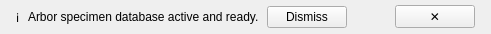
     <widget class="QFrame" name="inline_banner_frame">
      <property name="minimumSize">
       <size>
        <width>0</width>
        <height>34</height>
       </size>
      </property>
      <property name="maximumSize">
       <size>
        <width>16777215</width>
        <height>34</height>
       </size>
      </property>
      <layout class="QHBoxLayout" name="banner_layout">
       <property name="spacing">
        <number>8</number>
       </property>
       <property name="leftMargin">
        <number>16</number>
       </property>
       <property name="topMargin">
        <number>4</number>
       </property>
       <property name="rightMargin">
        <number>16</number>
       </property>
       <property name="bottomMargin">
        <number>4</number>
       </property>
       <item>
        <widget class="QLabel" name="lbl_banner_icon">
         <property name="text">
          <string>ℹ</string>
         </property>
        </widget>
       </item>
       <item>
        <widget class="QLabel" name="lbl_banner_message">
         <property name="text">
          <string>Arbor specimen database active and ready.</string>
         </property>
        </widget>
       </item>
       <item>
        <widget class="QPushButton" name="btn_banner_action">
         <property name="cursor">
          <cursorShape>PointingHandCursor</cursorShape>
         </property>
         <property name="text">
          <string>Dismiss</string>
         </property>
        </widget>
       </item>
       <item>
        <spacer name="banner_spacer">
         <property name="orientation">
          <enum>Qt::Horizontal</enum>
         </property>
         <property name="sizeHint" stdset="0">
          <size>
           <width>40</width>
           <height>20</height>
          </size>
         </property>
        </spacer>
       </item>
       <item>
        <widget class="QPushButton" name="btn_banner_close">
         <property name="cursor">
          <cursorShape>PointingHandCursor</cursorShape>
         </property>
         <property name="text">
          <string>✕</string>
         </property>
        </widget>
       </item>
      </layout>
     </widget>
